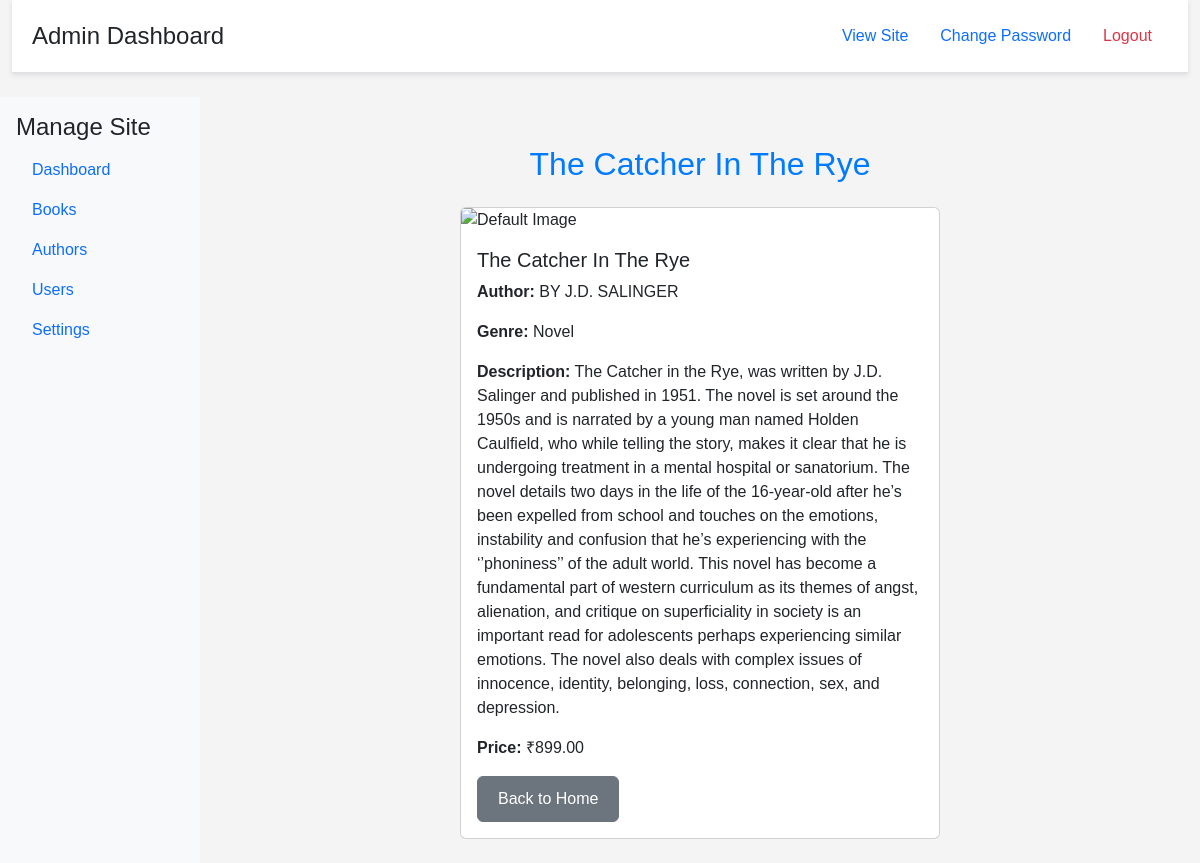
/books/viewbook/3/, run on the app's committed database.
### home/models.py (models this page shows, shortened)
class Book(models.Model):
    title = models.CharField(max_length=200, null=True)
    author = models.ForeignKey(Author, on_delete=models.CASCADE, null=True)
    image = models.ImageField(upload_to='book_images/', null=True, blank=True)
    price = models.DecimalField(max_digits=10, decimal_places=2, null=True)
    genre = models.CharField(max_length=200, null=True)
    description = models.TextField(null=True, blank=True)

class Author(models.Model):
    name = models.CharField(max_length=200, null=True)

### home/views.py (the view)
# urls.py: path('books/viewbook/<int:book_id>/', book_detail, name='book_detail'),
def book_detail(request, book_id):
    book = get_object_or_404(Book, id=book_id)
    return render(request, "book_detail.html", {"book": book})

### templates/book_detail.html (shortened to what this page needs)
<!DOCTYPE html>
{% extends "admin_dashboard.html" %}
{% load static %}
{% block content %}
<div class="container">
    <h2 class="text-center my-4">{{ book.title }}</h2>
    <div class="card mx-auto" style="width: 30rem;">
        {% if book.image %}
            <img src="{{ book.image.url }}" class="card-img-top" alt="{{ book.title }}">
        {% else %}
            <img src="/media/default.jpg" class="card-img-top" alt="Default Image">
        {% endif %}
        <div class="card-body">
            <h5 class="card-title">{{ book.title }}</h5>
            <p class="card-text"><strong>Author:</strong> {{ book.author.name }}</p>
            <p class="card-text"><strong>Genre:</strong> {{ book.genre }}</p>
            <p class="card-text"><strong>Description:</strong> {{ book.description }}</p>
            <p class="card-text"><strong>Price:</strong> ₹{{ book.price }}</p>
            <a href="{% url 'home' %}" class="btn btn-secondary">Back to Home</a>
        </div>
    </div>
</div>
{% endblock %}

### static/css/style.css (style rules this page uses)
body { background-color: #f4f4f4; font-family: 'Arial', sans-serif; }
h2 { color: #007bff; }
.btn-success, .btn-secondary { width: auto; padding: 10px 20px; display: inline-block; }

### data on the page
Book: title "The Catcher In The Rye", author.name "BY J.D. SALINGER", genre "Novel", description "The Catcher in the Rye, was written by J.D. Salinger and published in 1951. The novel is set around the 1950s and is narrated by a young man named Holden Caulfield, who while telling the story, makes it clear that he is undergoing treatment in a mental hospital or sanatorium. The novel details two days in the life of the 16-year-old after he’s been expelled from school and touches on the emotions, instability and confusion that he’s experiencing with the ‘’phoniness’’ of the adult world. This novel has become a fundamental part of western curriculum as its themes of angst, alienation, and critique on superficiality in society is an important read for adolescents perhaps experiencing similar…", price "899.00"
